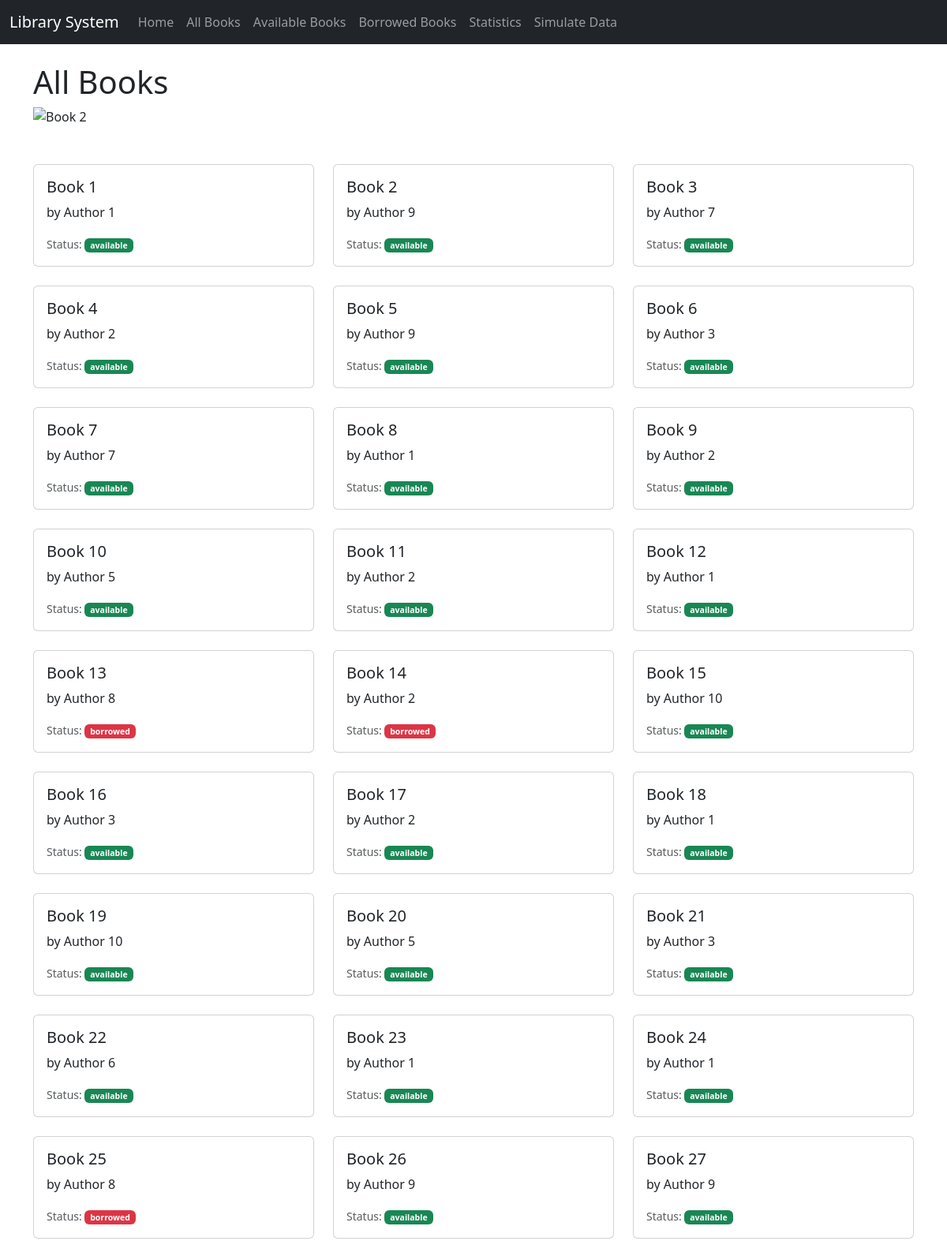
/books (upper part), run on the app's committed database.
### app/models.py (models this page shows)
class Book(db.Model):
    id = db.Column(db.Integer, primary_key=True)
    title = db.Column(db.String(100), nullable=False)
    author = db.Column(db.String(100), nullable=False)
    published_date = db.Column(db.String(10), nullable=False)
    status = db.Column(db.String(10), default="available")
    pages = db.Column(db.Integer, nullable=False)
    goodread_rating = db.Column(db.Float, nullable=False)
    loans = db.relationship('Loan', back_populates='book')

### app/routes.py (the view)
@main.route('/books')
def books():
    books = Book.query.all()
    return render_template('books.html', books=books, title="All Books")

### app/templates/books.html (shortened to what this page needs)
{% extends 'base.html' %}
{% block content %}
<h1>{{ title if title else 'All Books' }}</h1>
<div id="bookCarousel" class="carousel slide" data-bs-ride="carousel">
  <div class="carousel-inner">
    <div class="carousel-item">
      <img src="{{ url_for('static', filename='img/book2.jpg') }}" class="d-block w-100" alt="Book 2">
    </div>
  </div>
  <a class="carousel-control-prev" href="#bookCarousel" role="button" data-bs-slide="prev">
    <span class="carousel-control-prev-icon" aria-hidden="true"></span>
  </a>
  <a class="carousel-control-next" href="#bookCarousel" role="button" data-bs-slide="next">
    <span class="carousel-control-next-icon" aria-hidden="true"></span>
  </a>
</div>
<div class="row row-cols-1 row-cols-md-3 g-4 mt-4">
  {% for book in books %}
  <div class="col">
    <div class="card h-100">
      <div class="card-body">
        <h5 class="card-title">{{ book.title }}</h5>
        <p class="card-text">by {{ book.author }}</p>
        <p class="card-text"><small class="text-muted">Status: <span class="badge {% if book.status == 'available' %}bg-success{% else %}bg-danger{% endif %}">{{ book.status }}</span></small></p>
      </div>
    </div>
  </div>
  {% endfor %}
</div>
{% endblock %}

### app/templates/base.html (shortened to what this page needs)
<!DOCTYPE html>
<html lang="en">
<head>
    <link href="https://cdn.jsdelivr.net/npm/bootstrap@5.3.0-alpha3/dist/css/bootstrap.min.css" rel="stylesheet">
    <link rel="stylesheet" href="{{ url_for('static', filename='css/styles.css') }}">
</head>
<body>
    <nav class="navbar navbar-expand-lg navbar-dark bg-dark">
        <div class="container-fluid">
            <a class="navbar-brand" href="/">Library System</a>
            <div class="collapse navbar-collapse" id="navbarNav">
                <ul class="navbar-nav">
                    <li class="nav-item"><a class="nav-link" href="/">Home</a></li>
                    <li class="nav-item"><a class="nav-link" href="/books">All Books</a></li>
                    <li class="nav-item"><a class="nav-link" href="/books/available">Available Books</a></li>
                    <li class="nav-item"><a class="nav-link" href="/books/borrowed">Borrowed Books</a></li>
                    <li class="nav-item"><a class="nav-link" href="/statistics">Statistics</a></li>
                    <li class="nav-item"><a class="nav-link" href="/simulate-data">Simulate Data</a></li>
                </ul>
            </div>
        </div>
    </nav>
    <div class="container mt-4">
        {% block content %}{% endblock %}
    </div>
</body>
</html>

### data on the page
Book: title "Book 1", author "Author 1", status "available"
Book: title "Book 2", author "Author 9", status "available"
Book: title "Book 3", author "Author 7", status "available"
Book: title "Book 4", author "Author 2", status "available"
Book: title "Book 5", author "Author 9", status "available"
Book: title "Book 6", author "Author 3", status "available"
Book: title "Book 7", author "Author 7", status "available"
Book: title "Book 8", author "Author 1", status "available"
Book: title "Book 9", author "Author 2", status "available"
Book: title "Book 10", author "Author 5", status "available"
Book: title "Book 11", author "Author 2", status "available"
Book: title "Book 12", author "Author 1", status "available"
Book: title "Book 13", author "Author 8", status "borrowed"
Book: title "Book 14", author "Author 2", status "borrowed"
Book: title "Book 15", author "Author 10", status "available"
Book: title "Book 16", author "Author 3", status "available"
Book: title "Book 17", author "Author 2", status "available"
Book: title "Book 18", author "Author 1", status "available"
Book: title "Book 19", author "Author 10", status "available"
Book: title "Book 20", author "Author 5", status "available"
Book: title "Book 21", author "Author 3", status "available"
Book: title "Book 22", author "Author 6", status "available"
Book: title "Book 23", author "Author 1", status "available"
Book: title "Book 24", author "Author 1", status "available"
Book: title "Book 25", author "Author 8", status "borrowed"
Book: title "Book 26", author "Author 9", status "available"
Book: title "Book 27", author "Author 9", status "available"

### other printed values
{{ title if title else 'All Books' }} "All Books"
